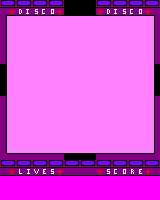

Below is a game level as drawn by its tile map, then a one-line description and the .tmx file that defines it, in full:
An orthogonal 20x25 tile map with 8x8 px tiles, 1 tile layer (Capa de patrones 1).

<map version="1.9" tiledversion="1.9.1" orientation="orthogonal" renderorder="right-down" width="20" height="25" tilewidth="8" tileheight="8" infinite="0" nextlayerid="4" nextobjectid="5">
 <editorsettings>
  <export target="level0.tmx" format="tmx" />
 </editorsettings>
 <tileset firstgid="1" source="tileset.tsx" />
 <layer id="1" name="Capa de patrones 1" width="20" height="25">
  <data encoding="csv">
2,3,2,3,2,3,2,3,9,9,9,9,2,3,2,3,2,3,2,3,
21,7,12,13,14,18,19,8,9,9,9,9,7,12,13,14,18,19,8,24,
16,1,1,1,1,1,1,1,1,1,1,1,1,1,1,1,1,1,1,17,
16,1,1,1,1,1,1,1,1,1,1,1,1,1,1,1,1,1,1,17,
16,1,1,1,1,1,1,1,1,1,1,1,1,1,1,1,1,1,1,17,
16,1,1,1,1,1,1,1,1,1,1,1,1,1,1,1,1,1,1,17,
16,1,1,1,1,1,1,1,1,1,1,1,1,1,1,1,1,1,1,17,
16,1,1,1,1,1,1,1,1,1,1,1,1,1,1,1,1,1,1,17,
26,1,1,1,1,1,1,1,1,1,1,1,1,1,1,1,1,1,1,27,
26,1,1,1,1,1,1,1,1,1,1,1,1,1,1,1,1,1,1,27,
26,1,1,1,1,1,1,1,1,1,1,1,1,1,1,1,1,1,1,27,
26,1,1,1,1,1,1,1,1,1,1,1,1,1,1,1,1,1,1,27,
16,1,1,1,1,1,1,1,1,1,1,1,1,1,1,1,1,1,1,17,
16,1,1,1,1,1,1,1,1,1,1,1,1,1,1,1,1,1,1,17,
16,1,1,1,1,1,1,1,1,1,1,1,1,1,1,1,1,1,1,17,
16,1,1,1,1,1,1,1,1,1,1,1,1,1,1,1,1,1,1,17,
16,1,1,1,1,1,1,1,1,1,1,1,1,1,1,1,1,1,1,17,
16,1,1,1,1,1,1,1,1,1,1,1,1,1,1,1,1,1,1,17,
16,1,1,1,1,1,1,1,1,1,1,1,1,1,1,1,1,1,1,17,
22,11,11,11,11,11,11,11,28,28,28,28,11,11,11,11,11,11,11,23,
2,3,2,3,2,3,2,3,2,3,2,3,2,3,2,3,2,3,2,3,
6,7,15,20,25,10,14,8,6,6,6,6,7,14,18,19,5,10,8,6,
30,30,30,30,30,30,30,30,30,30,30,30,30,30,30,30,30,30,30,30,
30,30,30,30,30,30,30,30,30,30,30,30,30,30,30,30,30,30,30,30,
30,30,30,30,30,30,30,30,30,30,30,30,30,30,30,30,30,30,30,30
</data>
 </layer>
</map>